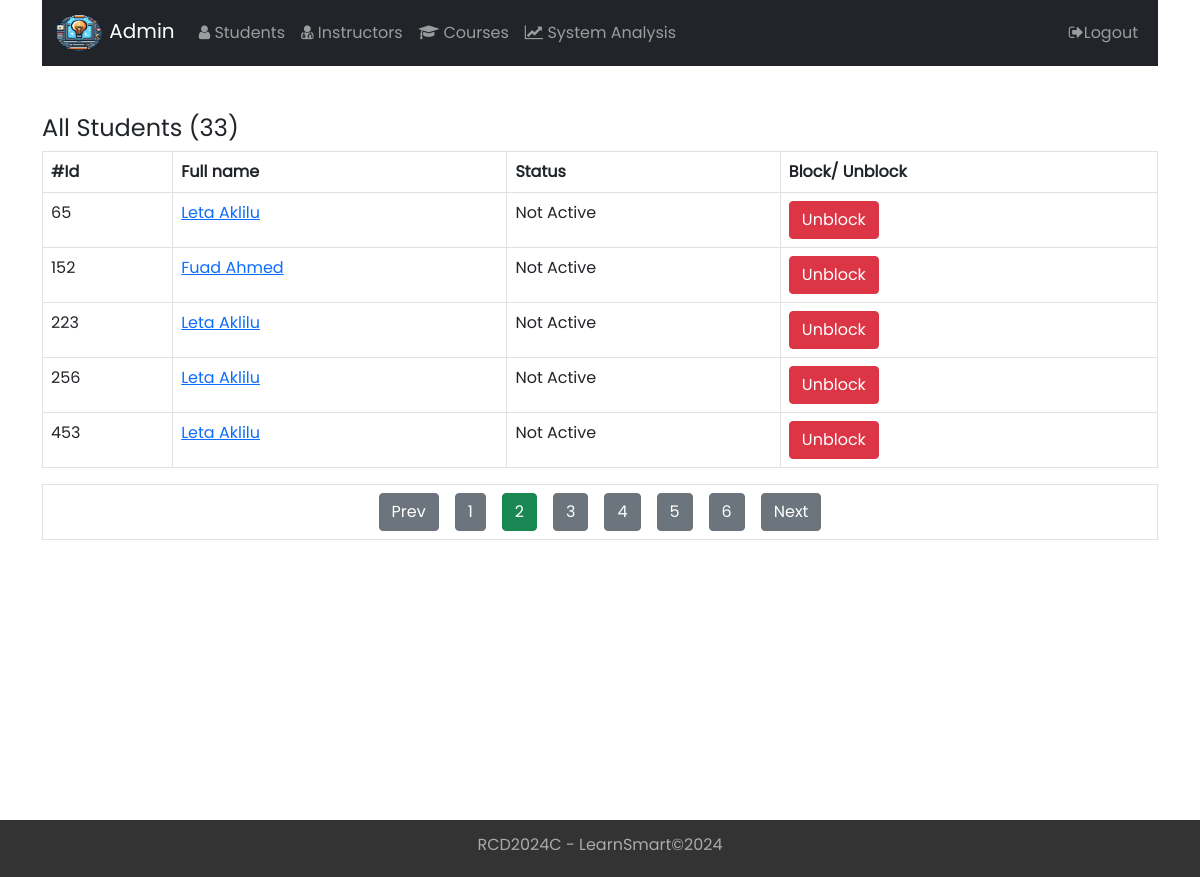
Page /Admin/index.php?page=2 (signed in) on the committed database.
### tables this page shows
CREATE TABLE `student` (
  `student_id` int(11) NOT NULL,
  `username` varchar(255) NOT NULL,
  `password` varchar(1023) NOT NULL,
  `first_name` varchar(255) NOT NULL,
  `last_name` varchar(255) NOT NULL,
  `email` varchar(255) NOT NULL,
  `date_of_birth` date NOT NULL,
  `date_of_joined` date NOT NULL DEFAULT current_timestamp(),
  `status` enum('Active','Not Active') NOT NULL DEFAULT 'Active',
  `profile_img` varchar(255) NOT NULL DEFAULT 'default.jpg'
);

### Controller/Admin/Student.php (called while the page is built, shortened)
<?php
include "../Models/Student.php";
function getSomeStudent($offset, $num){
	$db = new Database();
      $db_conn = $db->connect();
	$student_models = new Student($db_conn);
	$data = $student_models->getSome($offset, $num);
	return $data;
}
function getCount(){
	$db = new Database();
      $db_conn = $db->connect();
	$student_models = new Student($db_conn);
	$res = $student_models->count();
	return $res;
}

### Models/Student.php (called while the page is built, shortened)
<?php
class Student{
   private $table_name;
   private $conn;
   function __construct($db_conn){
     $this->conn = $db_conn;
     $this->table_name = "student";
   }
   function count(){
      try {
          $sql = 'SELECT student_id FROM '. $this->table_name;
          $stmt = $this->conn->prepare($sql);
          $res = $stmt->execute();
          return $stmt->rowCount();
       }catch(PDOException $e){
           return 0;
       }
   }
   function getSome($offset, $num){
      try {
          $sql = 'SELECT * FROM '. $this->table_name .' LIMIT :offset, :l';
          $stmt = $this->conn->prepare($sql);
          $stmt->bindParam(':offset', $offset, PDO::PARAM_INT);
          $stmt->bindParam(':l', $num, PDO::PARAM_INT);
           $stmt->execute();
          if($stmt->rowCount() > 0) {
               $users = $stmt->fetchAll();
               return $users;
         }else return 0;
       }catch(PDOException $e){
           return 0;
       }
   }
}

### Admin/index.php (the view, shortened to what this page needs)
<?php
if (isset($_SESSION['username']) &&
    isset($_SESSION['admin_id'])) {
    include "../Controller/Admin/Student.php";
    $row_count = getCount();
    $page = 1;
    $row_num = 5;
    $offset = 0;
    $last_page = ceil($row_count / $row_num);
    if(isset($_GET['page'])){
    if($_GET['page'] > $last_page){
        $page = $last_page;
    }else if($_GET['page'] <= 0){
        $page = 1;
    }else $page = $_GET['page'];
    }
    if($page != 1) $offset = ($page-1) * $row_num;
    $students = getSomeStudent($offset, $row_num);
    include "inc/Header.php";
?>
<div class="container">
  <?php include "inc/NavBar.php"; ?>
  <div class="list-table pt-5">
  <?php if ($students) { ?>
  <h4>All Students (<?=$row_count?>)</h4>
  <table class="table table-bordered">
      <tr>
        <th>#Id</th>
        <th>Full name</th>
        <th>Status</th>
        <th>Block/ Unblock</th>
      </tr>
      <?php foreach ($students as $student) {?>
      <tr>
      <td><?=$student["student_id"]?></td>
       <td><a href="Student.php?student_id=<?=$student["student_id"]?>"><?=$student["first_name"]?> <?=$student["last_name"]?></a></td>
       <td class="status"> <?=$student["status"]?></td>
       <td class="action_btn">
        <?php
        $student_id = $student["student_id"];
        $text_temp = $student["status"] == "Active" ? "Block": "Unblock";
        ?>
        <a href="javascript:void()" onclick="ChangeStatus(this, <?=$student_id?>)" class="btn btn-danger"><?=$text_temp?></a>
       </td>
      </tr>
      <?php } ?>
  </table>
  <?php if ($last_page > 1 ) { ?>
  <div class="d-flex justify-content-center mt-3 border">
      <?php
            $prev = 1;
            $next = 1;
            $next_btn = true;
            $prev_btn = true;
            if($page > 1) $prev = $page - 1;
            if($page < $last_page) $next = $page + 1;
            if ($prev_btn){
            ?>
            <a href="index.php?page=<?=$prev?>" class="btn btn-secondary m-2">Prev</a>
           <?php }else { ?>
            <a href="#" class="btn btn-secondary m-2 disabled">Prev</a>
           <?php
           }
           $push_mid = $page;
           if ($page >= 2)  $push_mid = $page - 1;
           for($i = $push_mid; $i < 5 + $page; $i++){
            if($i == $page){ ?>
             <a href="index.php?page=<?=$i?>" class="btn btn-success m-2"><?=$i?></a>
           <?php }else{ ?>
             <a href="index.php?page=<?=$i?>" class="btn btn-secondary m-2"><?=$i?></a>
           <?php }
            }
            if($next_btn){
            ?>
            <a href="index.php?page=<?=$next?>" class="btn btn-secondary m-2">Next</a>
        <?php }else { ?>
           <a href="#" class="btn btn-secondary m-2 disabled" des>Next</a>
        <?php } ?>
  </div>
  <?php }}else { ?>
    <div class="alert alert-info" role="alert">
      0 students record found in the database
</div>
  <?php } ?>
  </div>
</div>
<?php include "inc/Footer.php"; ?>
<?php
 }else {
$em = "First login ";
Util::redirect("../login.php", "error", $em);
} ?>

### Assets/css/style.css (style rules this page uses)
* { padding: 0; margin: 0; font-family: Poppins, sans-serif; }
.container { min-height: 90vh; }

### rows in the picture
student: student_id "65", first_name "Leta", last_name "Aklilu", status "Not Active", status "Unblock"
student: student_id "152", first_name "Fuad", last_name "Ahmed", status "Not Active", status "Unblock"
student: student_id "223", first_name "Leta", last_name "Aklilu", status "Not Active", status "Unblock"
student: student_id "256", first_name "Leta", last_name "Aklilu", status "Not Active", status "Unblock"
student: student_id "453", first_name "Leta", last_name "Aklilu", status "Not Active", status "Unblock"

### other values in the picture
$row_count "33"
